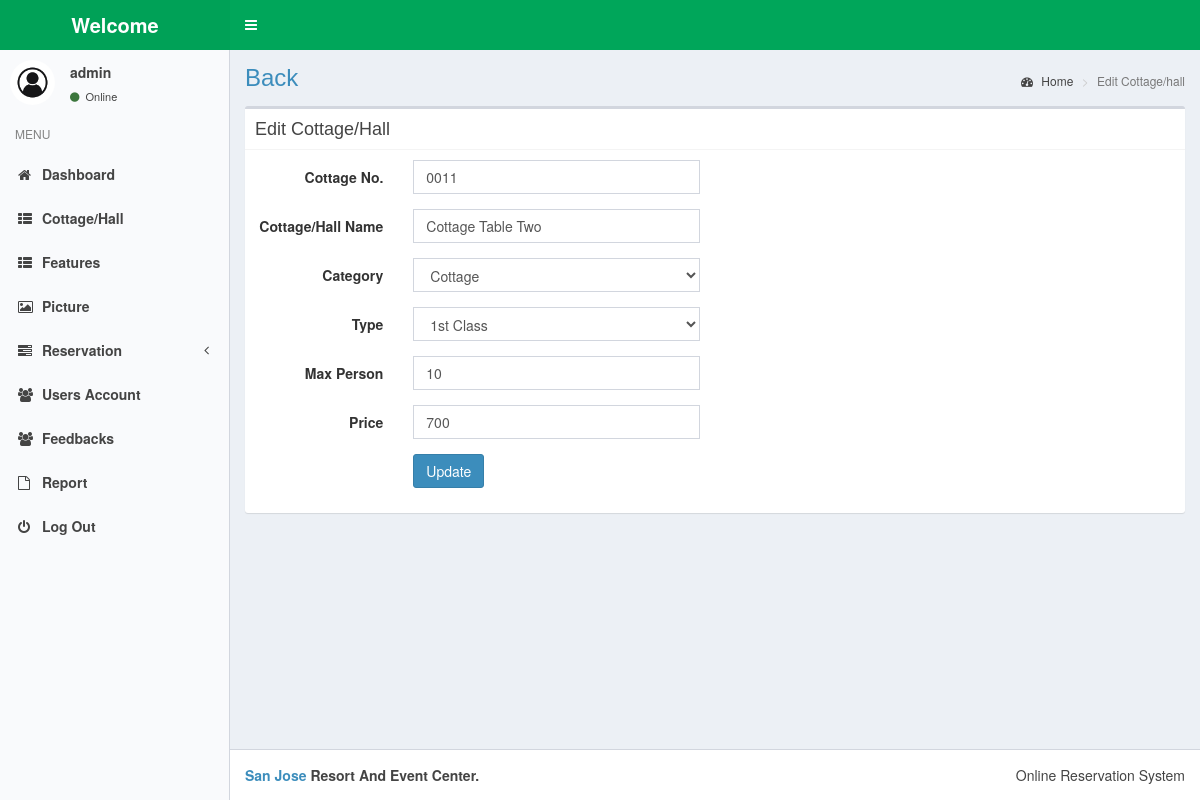
/admin/?cottage-edit=7 (signed in), run on the app's committed database.
### admin/view/cottage.php (the view, shortened to what this page needs)
<?php
 if (isset($_GET["cottage-edit"])) {?>
     <section class="content-header">
    <h1>
        <a href="?cottage">Back</a>
    </h1>
    <ol class="breadcrumb">
        <li><a href="#"><i class="fa fa-dashboard"></i> Home</a></li>
        <li class="active">Edit Cottage/hall</li>
    </ol>
</section>
<section class="content container-fluid">
<div class="box box-default">
            <div class="box-header with-border">
              <h3 class="box-title">Edit Cottage/Hall</h3>
            </div>
            <?php
              $getid = $_GET["cottage-edit"];
              $sql   = "SELECT * FROM `cottage/hall` WHERE id = '$getid'";
              $query = mysqli_query($con, $sql);
              $fetch = mysqli_fetch_assoc($query);
            ?>
            <form action="function/function_crud.php" method="post" enctype="multipart/form-data" class="form-horizontal">
              <div class="box-body">
                <div class="row">
                    <div class="col-md-6">
                    <div class="form-group">
                            <label class="col-sm-4 control-label">Cottage No.</label>
                            <div class="col-sm-8">
                            <input type="text" class="form-control" value="<?php echo $fetch["actual_no"]?>" name="actual_no" required>
                            </div>
                            </div>
                        <div class="form-group">
                            <label class="col-sm-4 control-label">Cottage/Hall Name</label>
                            <div class="col-sm-8">
                                <input type="text" class="form-control" value="<?php echo $fetch["name"]?>" name="name" required>
                            </div>
                        </div>
                        <div class="form-group">
                            <label class="col-sm-4 control-label">Category</label>
                            <div class="col-sm-8">
                                <select class="form-control" name="type" required>
                                    <option value="Cottage">Cottage</option>
                                </select>
                            </div>
                        </div>
                        <div class="form-group">
                            <label class="col-sm-4 control-label">Type</label>
                            <div class="col-sm-8">
                                <select class="form-control" name="category" required>
                                    <option value="1st Class">1st Class</option>
                                </select>
                            </div>
                        </div>
                        <div class="form-group">
                            <label class="col-sm-4 control-label">Max Person</label>
                            <div class="col-sm-8">
                                <input type="number" class="form-control" class="form-control" value="<?php echo $fetch["max_person"]?>" name="max-person" required>
                            </div>
                        </div>
                        <div class="form-group">
                            <label class="col-sm-4 control-label">Price</label>
                            <div class="col-sm-8">
                                <input type="text" class="form-control" class="form-control" value="<?php echo $fetch["price"]?>" name="price">
                            </div>
                        </div>
                        <div class="form-group">
                            <label class="col-sm-4 control-label"></label>
                            <div class="col-sm-8">
                                <button type="submit" class="btn btn-primary" name="btn-cottage-edit">Update</button>
                            </div>
                        </div>
                    </div>
                    <div class="col-md-6">
                    </div>
                </div>
              </div>
            </form>
          </div>
</section>
 <?php }
?>

### admin/css/skin-green-light.css (style rules this page uses)
.skin-green-light .content-header { background: transparent; }

### data on the page
cottage/hall: actual_no "0011", name "Cottage Table Two", max-person "10", price "700"

### other printed values
$_SESSION["admin_uname"] "admin"
